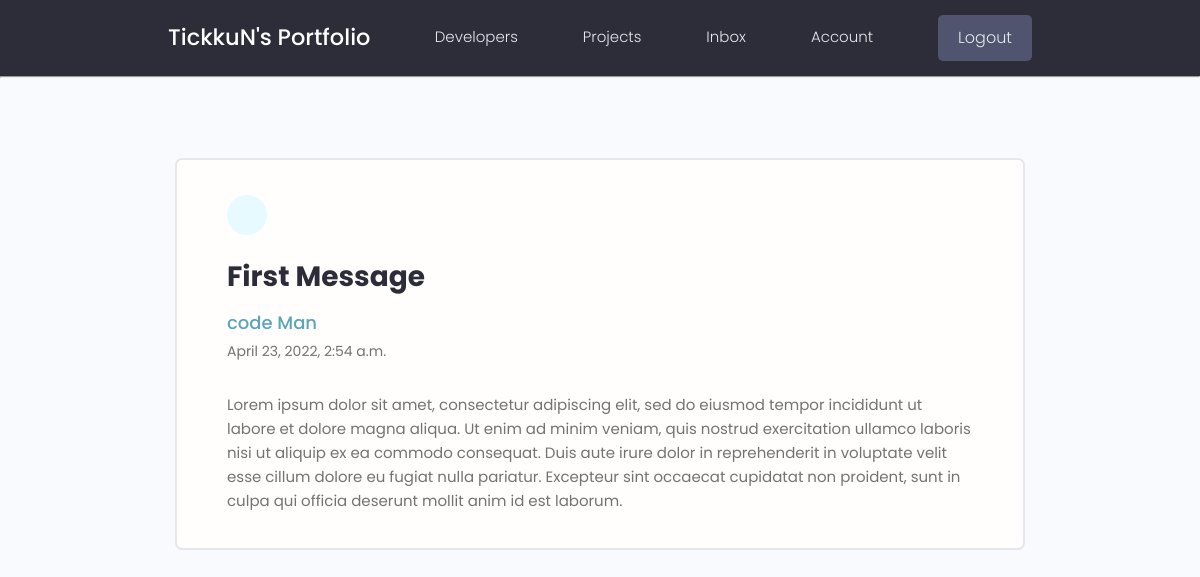
The app's page /message/fde4cdce-a9ad-4e42-98ad-ec1bcb922756 (signed in) with its own data.
### users/models.py (models this page shows, shortened)
class Message(models.Model):
    sender = models.ForeignKey(Profile, on_delete=models.SET_NULL, null=True, blank=True)
    recipient = models.ForeignKey(Profile, on_delete=models.SET_NULL, null=True, blank=True, related_name="messages")
    name = models.CharField(max_length=200, null=True, blank=True)
    email = models.EmailField(max_length=200, null=True, blank=True)
    subject = models.CharField(max_length=200, null=True, blank=True)
    body = models.TextField()
    is_read = models.BooleanField(default=False, null=True)
    created = models.DateTimeField(auto_now_add=True)
    id = models.UUIDField(default=uuid.uuid4, unique=True, primary_key=True, editable=False)
    class Meta:
        ordering = ['is_read', '-created']

class Profile(models.Model):
    user = models.OneToOneField(User, on_delete=models.CASCADE, null=True, blank=True)
    name = models.CharField(max_length=200, blank=True, null=True)
    email = models.EmailField(max_length=500, blank=True, null=True)
    username = models.CharField(max_length=200, blank=True, null=True)
    location = models.CharField(max_length=200, blank=True, null=True)
    short_intro = models.CharField(max_length=200, blank=True, null=True)
    bio = models.TextField(blank=True, null=True)
    profile_image = models.ImageField(null=True, blank=True, upload_to='profiles/', default="profiles/user-default.png")
    social_github = models.CharField(max_length=200, blank=True, null=True)
    social_twitter = models.CharField(max_length=200, blank=True, null=True)
    social_linkedin = models.CharField(max_length=200, blank=True, null=True)
    social_youtube = models.CharField(max_length=200, blank=True, null=True)
    social_website = models.CharField(max_length=200, blank=True, null=True)
    created = models.DateTimeField(auto_now_add=True)
    id = models.UUIDField(default=uuid.uuid4, unique=True, primary_key=True, editable=False)
    def __str__(self):
        return str(self.username)
    class Meta:
        ordering = ['created']
    class Meta:
        ordering = ['created']

### users/views.py (the view)
# urls.py: path('message/<str:pk>', views.viewMessage, name="message"),
@login_required(login_url='login')
def viewMessage(request, pk):
    profile = request.user.profile
    message = profile.messages.get(id=pk)
    if message.is_read == False:
        message.is_read = True
        message.save()
    context = {'message': message}
    return render(request, 'users/message.html', context)

### users/templates/users/message.html (shortened to what this page needs)
{% extends 'main.html' %}
{% block content %}
<main class="messagePage my-xl">
  <div class="content-box">
    <div class="message">
      <a class="backButton" href="{% url 'inbox' %}"></a>
      <h2 class="message__subject">{{ message.subject }}</h4>
        {% if message.sender %}
        <a href="{% url 'user-profile' message.sender.id %}" class="message__author">{{ message.sender }}</a>
        {% else %}
        <p class="message__author">{{ message.sender }}</p>
        {% endif %}
        <p class="message__date">{{message.created}}</p>
        <div class="message__body">{{message.body|linebreaksbr}}</div>
    </div>
  </div>
</main>
{% endblock content %}

### static/styles/app.css (style rules this page uses)
:root { --color-sub: #2d2d39; }
.content-box { width: 95%; max-width: 85rem; margin: 0 auto; }
.message { padding: 2.5rem 0; }
.message > a { display: flex; gap: 1rem; }
.message__author, .message__date { flex-basis: 25%; }
.message__subject { flex-basis: 50%; }
.message__date { text-align: right; }
.messagePage .message { list-style: none; background: var(--color-white); padding: 3.5rem 5rem; border: 2px solid var(--color-light); border-radius: 0.7rem; }
.messagePage .message__subject { font-size: 2.8rem; color: var(--color-sub); margin-bottom: 1rem; margin-top: 2rem; }
.messagePage .message__author { font-size: 1.8rem; font-weight: 500; }
.messagePage .message__date { font-size: 1.4rem; font-weight: 400; text-align: left; margin-bottom: 3rem; }
.backButton { background: var(--color-main-light); color: var(--color-main); width: 4rem; height: 4rem; display: flex; align-items: center; justify-content: center; border-radius: 50%; }

### static/uikit/styles/modules/_variables.css (style rules this page uses)
:root { --color-main: #5aa5b9; --color-main-light: #e6faff; --color-sub: #3f4156; --color-sub-light: #51546e; --color-sub-lighter: #ededfd; --color-text: #737373; --color-gray: #8b8b8b; --color-light: #e5e7eb; --color-light-gray: #767676; --color-bg: #f8fafd; --color-white: #fffefd; --color-white-light: #f3f3f3; --color-success: #359e64; --color-success-bg: #def8e8; --color-error: #fc4b0b; --color-error-bg: #fff2ee; --font-base: 'Poppins', arial, helvetica, 'Segoe UI', roboto, ubuntu, sans-serif; --font-monospace: 'Fira Code', 'Courier New', courier, monospace; --font-regular: 300; --font-medium: 500; --font-bold: 700; --generic-shadow: 1px 1px 5px #00000010; --generic-transition: all 0.3s ease-in-out; }

### static/uikit/styles/modules/_base.css (style rules this page uses)
* { margin: 0; padding: 0; box-sizing: border-box; text-rendering: optimizeLegibility; color: inherit; font-size: inherit; }
html { font-size: 50%; }
@media only screen and (min-width: 480px) { html { font-size: 56.25%; } }
@media only screen and (min-width: 1200px) { html { font-size: 62.5%; } }
body { line-height: 1.6; font-weight: 400; font-size: 1.5rem; color: var(--color-text); background-color: var(--color-bg); min-height: 100vh; }

### static/uikit/styles/modules/_typography.css (style rules this page uses)
* { font-family: var(--font-base); }
h2 { font-size: 3.6rem; font-weight: var(--font-bold); }
p, span, strong { font-size: 1.6rem; color: var(--color-text); font-weight: var(--font-regular); }
a { padding-bottom: 2px; text-decoration: none; display: inline-block; color: var(--color-main); font-weight: var(--font-medium); }

### static/uikit/styles/modules/_utilities.css (style rules this page uses)
.my-xl { margin: 8rem auto; }

### records on screen
Message: subject "First Message", sender "code Man", created "April 23, 2022, 2:54 a.m.", body "Lorem ipsum dolor sit amet, consectetur adipiscing elit, sed do eiusmod tempor incididunt ut labore et dolore magna aliqua. Ut enim ad minim veniam, quis nostrud exercitation ullamco laboris nisi ut aliquip ex ea commodo consequat. Duis aute irure dolor in reprehenderit in voluptate velit esse cillum dolore eu fugiat nulla pariatur. Excepteur sint occaecat cupidatat non proident, sunt in culpa qui officia deserunt mollit anim id est laborum."
